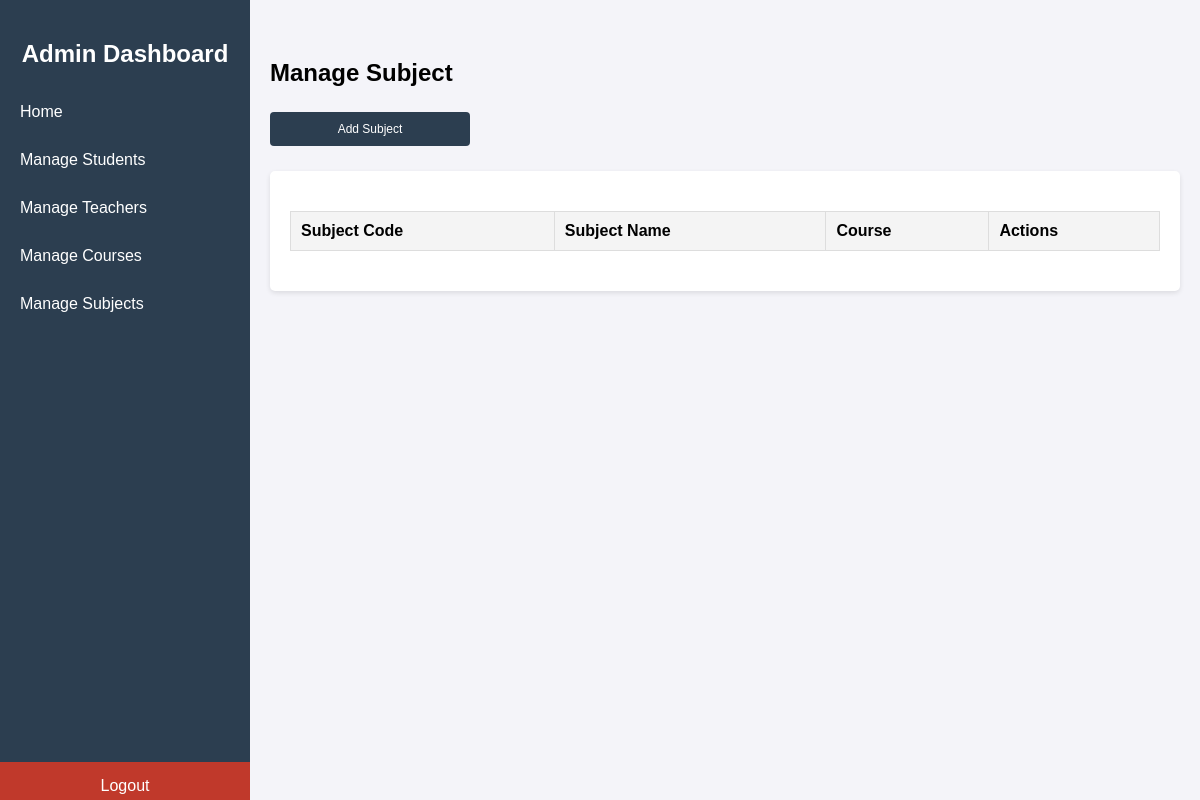
Before: /admin-subject/ with the older database file.
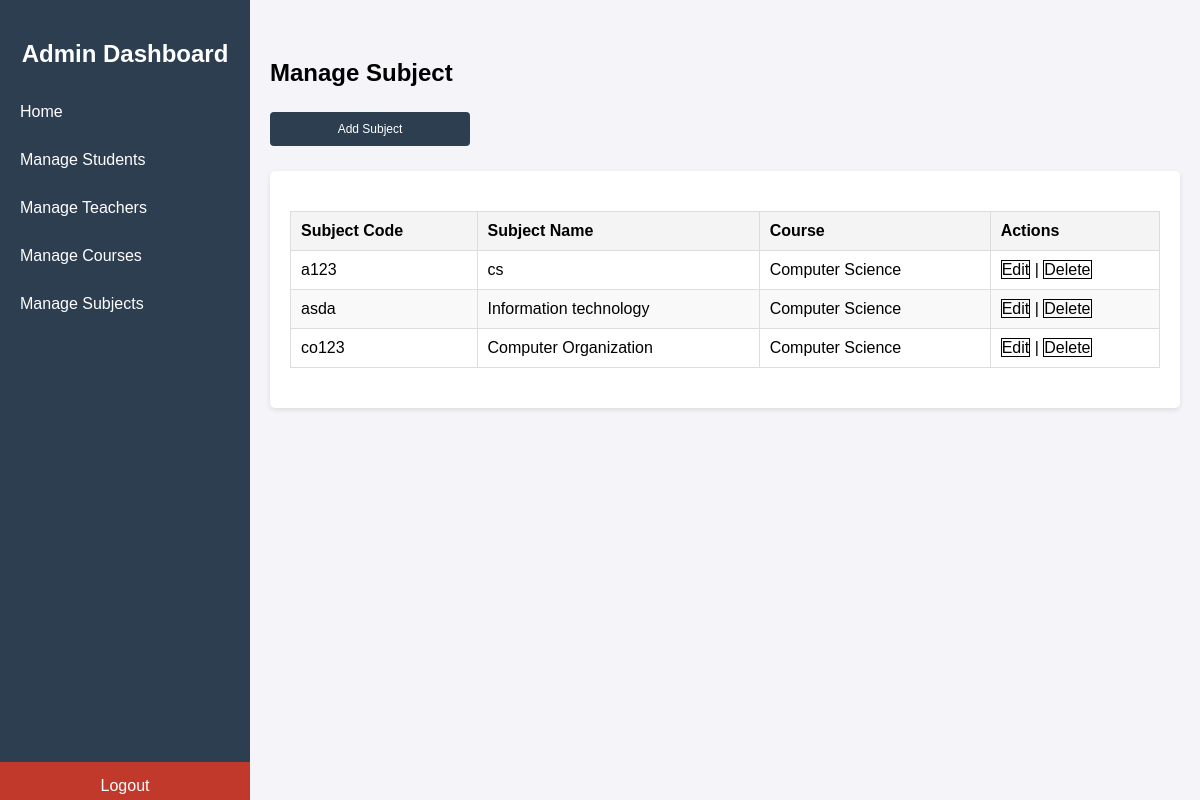
After: the same page with the newer database file.
### GradeWireapp/models.py (models this page shows, shortened)
class Subject(models.Model):
    SEMESTER_CHOICES = [
        ('semester-1', 'Semester 1'),
        ('semester-2', 'Semester 2'),
        ('semester-3', 'Semester 3'),
        ('semester-4', 'Semester 4'),
        ('semester-5', 'Semester 5'),
        ('semester-6', 'Semester 6'),
    ]
    semester = models.CharField(max_length=20, choices=SEMESTER_CHOICES, default='semester-1')
    subject_code = models.CharField(max_length=50, unique=True)
    name = models.CharField(max_length=255)
    course = models.ForeignKey('Course', on_delete=models.CASCADE)

class Course(models.Model):
    course_id = models.CharField(max_length=30,unique=True)
    course_name = models.CharField(max_length=30,unique=True,default= ' ')
    def __str__(self):
        return self.course_name

### GradeWireapp/views.py (the view)
# urls.py: path('admin-subject/', views.admin_mg_subject_view,name='adminMgSubject'),
def admin_mg_subject_view(request):
    courses=Course.objects.all()
    subjects=Subject.objects.all()
    return render(request,'admin_mg_subject.html',{'courses':courses ,'subjects':subjects})

### templates/admin_mg_subject.html (shortened to what this page needs)
{% load static %}
<!DOCTYPE html>
<html lang="en">
<head>
    <link rel="stylesheet" type="text/css" href="{% static 'assets/css/admin-style.css'%}">
</head>
<body>
    <div class="menu-toggle" onclick="toggleSidebar()">☰ Menu</div>
    <div class="sidebar">
        <h2>Admin Dashboard</h2>
        <a href="{% url 'adminHome' %}" onclick="showSection('home')">Home</a>
        <a href="{% url 'ManageStudent' %}"  >Manage Students</a>
        <a href="{% url 'ManageTeacher' %}" >Manage Teachers</a>
        <a href="{% url 'ManageCourse' %}" >Manage Courses</a>
        <a href="{% url 'ManageSubject' %}" >Manage Subjects</a>
        <a href="{% url 'logout' %}" class="logout" id="logoutButton">Logout</a>
    </div>
    <div class="content">
        <div id="manage-subjects" class="section active">
            <h2>Manage Subject</h2>
            <div class="form-container">
                <button class="small-btn" onclick="toggleAddSubjectForm()" style=" width: 200px;">Add Subject</button>
            </div>
            <div class="table-container">
                <table>
                    <thead>
                        <tr>
                            <th>Subject Code</th>
                            <th>Subject Name</th>
                            <th>Course</th>
                            <th>Actions</th>
                        </tr>
                    </thead>
                    <tbody id="subjectTableBody">
                        {% for s in subjects %}
                            <tr>
                                <td>{{ s.subject_code}}</td>
                                <td>{{ s.name }}</td>
                                <td>{{s.course}}</td>
                                <td>
                                    <a href="{% url 'edit_subject' s.id %}"  style="border: 1px solid; text-decoration: none; color: black;">Edit</a> |
                                    <a href="{% url 'delete_subject' s.id %}" onclick="return confirm('Are you sure you want to delete this subject?');" style="border: 1px solid; text-decoration: none; color: black;">Delete</a>
                                </td>
                            </tr>
                        {% endfor %}
                    </tbody>
                </table>
            </div>
        </div>
    </div>
</body>
</html>

Changed rows visible on the page:
added Subject: subject_code "a123", name "cs", course "Computer Science"
added Subject: subject_code "asda", name "Information technology", course "Computer Science"
added Subject: subject_code "co123", name "Computer Organization", course "Computer Science"
